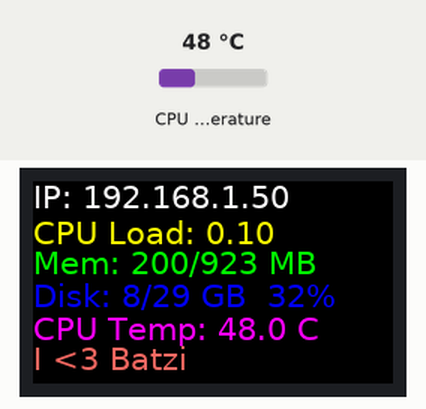
A program run on a simulated Raspberry Pi (BCM pin numbers). Parts: 240×135 colour display. The inputs (shaded band) are chosen by the test bench; at power-on: CPU temperature 48 °C. System figures (address, load, memory, disk, uptime) are fixed made-up values.

Above: at 1.2 s.
1.3 s: CPU temperature set to 31 °C
At 3.5 s:
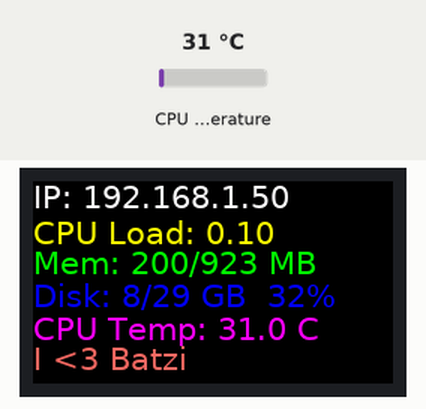
3.8 s: CPU temperature set to 44 °C
At 4.9 s:
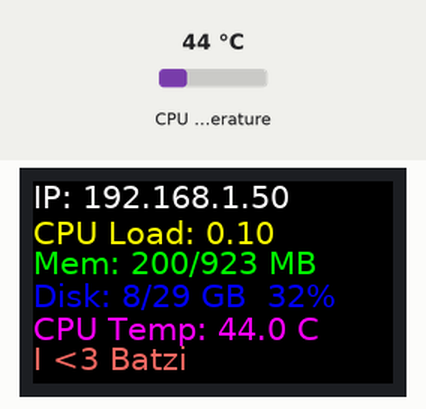
6.1 s: CPU temperature set to 58 °C
At 7.5 s:
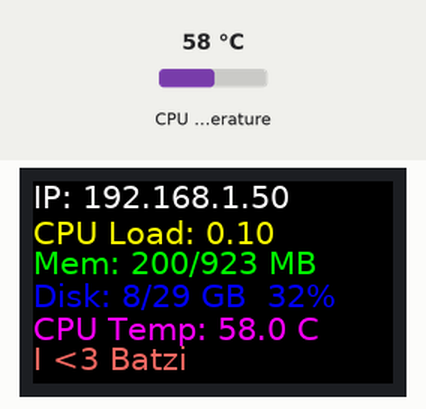
Timing chart, 0 to 9.1 s (numbered marks = the images above; inputs shaded):
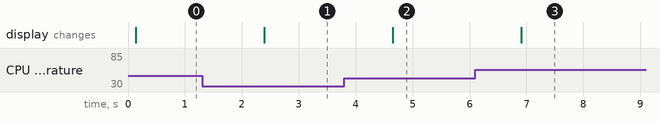

Measured:
- after the input at 1.3 s, the display: changes after 1.1 s (image 1)
- after the input at 3.8 s, the display: changes after 0.85 s (image 2)
- after the input at 6.1 s, the display: changes after 0.81 s (image 3)

The program:

Stats_Display.py
```python
# -*- coding: utf-8 -*-

import time
import subprocess
import digitalio
import board
from PIL import Image, ImageDraw, ImageFont
import adafruit_rgb_display.st7789 as st7789


# Configuration for CS and DC pins (these are FeatherWing defaults on M0/M4):
cs_pin = digitalio.DigitalInOut(board.CE0)
dc_pin = digitalio.DigitalInOut(board.D25)
reset_pin = None

# Config for display baudrate (default max is 24mhz):
BAUDRATE = 64000000

# Setup SPI bus using hardware SPI:
spi = board.SPI()

# Create the ST7789 display:
disp = st7789.ST7789(
    spi,
    cs=cs_pin,
    dc=dc_pin,
    rst=reset_pin,
    baudrate=BAUDRATE,
    width=135,
    height=240,
    x_offset=53,
    y_offset=40,
)

# Create blank image for drawing.
# Make sure to create image with mode 'RGB' for full color.
height = disp.width  # we swap height/width to rotate it to landscape!
width = disp.height
image = Image.new("RGB", (width, height))
rotation = 90

# Get drawing object to draw on image.
draw = ImageDraw.Draw(image)

# Draw a black filled box to clear the image.
draw.rectangle((0, 0, width, height), outline=0, fill=(0, 0, 0))
disp.image(image, rotation)
# Draw some shapes.
# First define some constants to allow easy resizing of shapes.
padding = -2
top = padding
bottom = height - padding
# Move left to right keeping track of the current x position for drawing shapes.
x = 0


# Alternatively load a TTF font.  Make sure the .ttf font file is in the
# same directory as the python script!
# Some other nice fonts to try: http://www.dafont.com/bitmap.php
font = ImageFont.truetype("/usr/share/fonts/truetype/dejavu/DejaVuSans.ttf", 21)

# Turn on the backlight
backlight = digitalio.DigitalInOut(board.D22)
backlight.switch_to_output()
backlight.value = True

while True:
    # Draw a black filled box to clear the image.
    draw.rectangle((0, 0, width, height), outline=0, fill=0)

    # Shell scripts for system monitoring from here:
    # https://unix.stackexchange.com/questions/119126/command-to-display-memory-usage-disk-usage-and-cpu-load
    cmd = "hostname -I | cut -d' ' -f1"
    IP = "IP: " + subprocess.check_output(cmd, shell=True).decode("utf-8")
    cmd = "top -bn1 | grep load | awk '{printf \"CPU Load: %.2f\", $(NF-2)}'"
    CPU = subprocess.check_output(cmd, shell=True).decode("utf-8")
    cmd = "free -m | awk 'NR==2{printf \"Mem: %s/%s MB  \", $3,$2,$3*100/$2 }'"
    MemUsage = subprocess.check_output(cmd, shell=True).decode("utf-8")
    cmd = 'df -h | awk \'$NF=="/"{printf "Disk: %d/%d GB  %s", $3,$2,$5}\''
    Disk = subprocess.check_output(cmd, shell=True).decode("utf-8")
    cmd = "cat /sys/class/thermal/thermal_zone0/temp |  awk '{printf \"CPU Temp: %.1f C\", $(NF-0) / 1000}'"  # pylint: disable=line-too-long
    Temp = subprocess.check_output(cmd, shell=True).decode("utf-8")
    hello = "I <3 Batzi"
    # Write four lines of text.
    y = top
    draw.text((x, y), IP, font=font, fill="#FFFFFF")
    y += font.getsize(IP)[1]
    draw.text((x, y), CPU, font=font, fill="#FFFF00")
    y += font.getsize(CPU)[1]
    draw.text((x, y), MemUsage, font=font, fill="#00FF00")
    y += font.getsize(MemUsage)[1]
    draw.text((x, y), Disk, font=font, fill="#0000FF")
    y += font.getsize(Disk)[1]
    draw.text((x, y), Temp, font=font, fill="#FF00FF")
    y += font.getsize(hello)[1]
    draw.text((x, y), hello, font=font, fill="#f26964")
    # Display image.
    disp.image(image, rotation)
    time.sleep(1)
```
